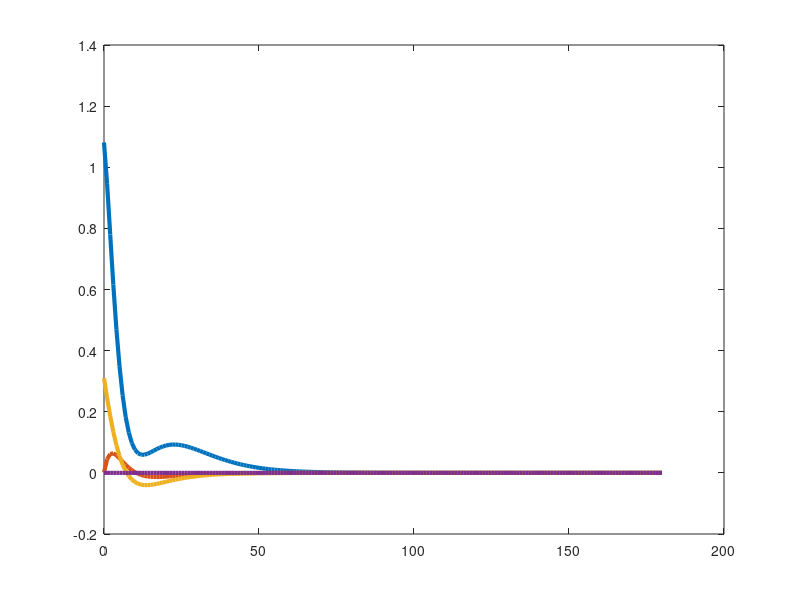

This figure's MATLAB source: (Note: this script raises an error after producing the figure.)

% Parameters
k0 = 0.0165;              % Insulin-independent fractional removal rate
a1 = 0.394;                   % a1 - a6 parameters
a2 = 0.142;                 
a3 = 0.251;
a4 = 0.394;
a5 = (3.15*10^-8)*(7.5*10^-6);
a6 = 2.8*10^3*(7.5*10^-6);

% Equilibrium point (upright)
x_bar1 = 1.08;
x_bar3 = 0.3;
x_bar2 = (a2*x_bar3)/a1;
x_bar4 = (a5*x_bar3)/a6;
x_bar = [x_bar1;
         x_bar2;
         x_bar3;
         x_bar4]; 

u_eqm = [x_bar1*(k0+x_bar2);
         (a3 + a2*a3*a4 + a5)*(x_bar3)];
y_bar = x_bar1; 

% A and B Matrix Formation (Jacobian Linearisation Matrix)
A = [1-(k0+x_bar2), -(x_bar1), 0, 0; 
     0, 1-a1, a2, 0; 
     0, a4, 1-a3, a6; 
     0, 0, a5, 1-a6];

B = [1, 0; 
     0, 0;
     0, 1;
     0, 0];

% Calculate and print the eigenvalues, checking for stability
eigenvalues = eig(A);
disp('Eigenvalues of the matrix A:');
disp(eigenvalues);

% Desired regulation point (regulation to zero)
xf = [0; 0; 0; 0];

% Compute steady-state input (ubar)
ubar = B \ ((eye(4) - A) * xf);
residual = norm((eye(4) - A) * xf - B * ubar);  % Optional check

% Check controllability matrix
ctrl = [B, A*B, A^2*B, A^3*B];
rankC = rank(ctrl);
disp('Rank of the controllability matrix:');
disp(rankC);

% Feedback design
P_test = [0.7, 0.85, 0.9, 0.8];
K = place(A, B, P_test); 
disp('K-gain:');
disp(K);

% Initial States
T = 180;
x = zeros(4, T+1);
% With slight perturbation
x(:,1) = [1.081; ((0.01651 + (a2/a1)*(x(3)))/0.951)-0.0165; 0.31; 0];
u = zeros(2, T);
u(:,1) = [x(1,1)*(k0+x(2,1)); (a3 + a2*a3*a4 + a5)*(x(3,1))];
y = zeros(1, T+1);
y(:,1) = x(1);

% Simulation loop
for t = 1:T
    u(:,t) = ubar - K * (x(:,t) - xf);
    x(:,t+1) = A * x(:,t) + B * u(:,t);
end

% Plotting results
figure;
plot(0:T, x(1,:), '-', 'LineWidth', 3, 'DisplayName', '$x_1(t)$');
hold on;
plot(0:T, x(2,:), '-', 'LineWidth', 3, 'DisplayName', '$x_2(t)$');
plot(0:T, x(3,:), '-', 'LineWidth', 3, 'DisplayName', '$x_3(t)$');
plot(0:T, x(4,:), '-', 'LineWidth', 3, 'DisplayName', '$x_4(t)$');
yline(x_bar(1), '--', 'LineWidth', 2, 'HandleVisibility', 'off');
yline(x_bar(2), '--', 'LineWidth', 2, 'HandleVisibility', 'off');
yline(x_bar(3), '--', 'LineWidth', 2, 'HandleVisibility', 'off');
yline(x_bar(4), '--', 'LineWidth', 2, 'HandleVisibility', 'off');
xlabel('Time Step $t$', 'FontSize', 28, 'Interpreter', 'latex');
ylabel('State Components $x_i(t)$', 'FontSize', 28, 'Interpreter', 'latex');
title('State Convergence to $x_f$ from $x_0$ (Linearised Controller)', 'FontSize', 32, 'Interpreter', 'latex');
legend('FontSize', 24, 'Interpreter', 'latex', 'Location', 'best');
grid on;
set(gca, 'FontSize', 24);
